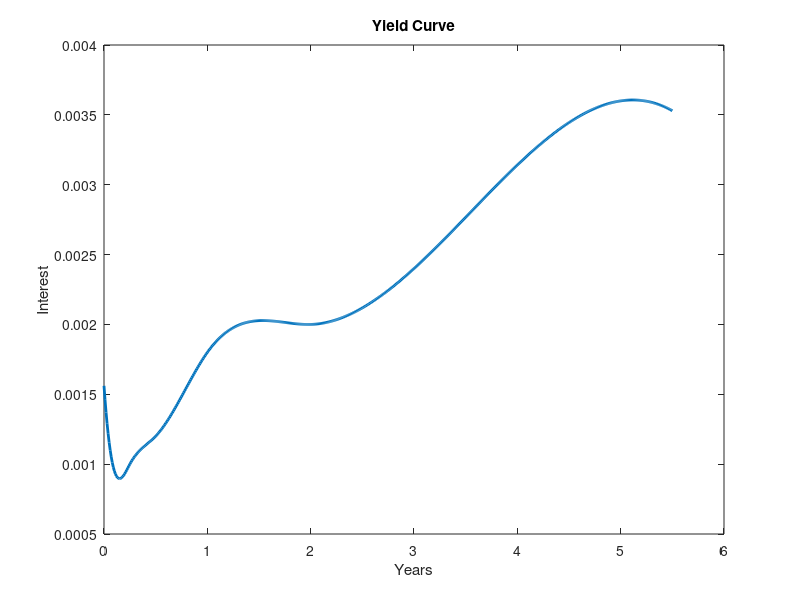

MATLAB code to generate this figure: (Note: this script raises an error after producing the figure.)
%% Calibration Heston
% Initialising all parameters
S0 = 92.40; % Initial stock price
q = log((S0+4*1.29)/S0);

% The interest rates
r_t = [1/12, 2/12, 3/12, 6/12,    1,    2,    3,    5]; 
r_y = [0.10, 0.09, 0.10, 0.12, 0.18, 0.20, 0.24, 0.36];
r = @(t) spline(r_t, r_y, t)/100; % function for interest rates at any moment expressed as r*100%

% Plotting the interest
plot(0:0.01:5.5, r(0:0.01:5.5),'LineWidth', 2)
xlabel('Years')
ylabel('Interest')
title('Yield Curve')

data = xlsread('Chevron.xlsx');
K = data(:,1);
T = data(:,4)/365; %Maturities are expressed as days in dataset
P_C_flag= data(:,5);
price = data(:,6);
int = r(T);

%% Calibration
% The resulting point is of the form: kappa, nu, theta, v0, rho
cal = fmincon( @(p) sumofsquares(S0, T, q, int, p(4), K, p(1), p(2), p(3), p(5), P_C_flag, price), [0.5, 0.05, 0.2, 0.05, -0.75], [],[], [],[], [0, 0, 0, 0, -1], [Inf, Inf, Inf, Inf, 1], @(p) mycon(p(1),p(2),p(3), p(4), p(5)));
%% Plot Goodness of Fit
Heston_model = @(K, T, P_C) HestonPricer(S0,T, q, r(T), cal(4), K, cal(1), cal(2), cal(3), cal(5), P_C);
hest = 0; %Here the values according to the model will be stored, 0 is just a dummy 
for i = 1:length(T)
    hest(i) = Heston_model(K(i), T(i), P_C_flag(i));
end

scatter(K, price, 'r*')
hold on 
scatter(K, hest, 'b*') 
for i = 1:length(T)
    plot([K(i), K(i)], [price(i), hest(i)], 'k-')
end
xlabel('K')
ylabel('Price')
title('Calibration: Heston')
legend('Market', 'Model')

%% Monte Carlo
% We first do a (rough) simulation for different durations and barriers, to
% find desirable values for these two. 
% Initialise the variables and matrices
T = 5/365:5/365:3;
H_start = S0*0.70;
H_steps = S0*0.001;
H = H_start:H_steps:S0;
m = 1000;

kappa = cal(1);
nu = cal(2); 
theta = cal(3);
v0 = cal(4);
rho = cal(5);

price_prod = zeros(length(T), length(H));
Y = zeros(length(T), length(H)); %We also incorporate what we can borrow
for t = 1:length(T)
    n = round(365*T(t)); %Round is needed since n is not always an integer due to rounding errors, e.g. n = 6 was once 6.0000, hence floating point
    dt = T(t)/n;
    S = zeros(m, n+1);
    S(:,1) = S0;
    V = zeros(m, n+1);
    V(:,1) = v0;
    
    %Set the interest rate for that period
    int = r(T(t));
    
    % Get the random variables 
    eps1 = randn(m,n); 
    eps2 = randn(m,n);
    eps2 = rho*eps1+ sqrt(1-rho^2)*eps2;

    % M-C simulation using Milstein with partial truncation
    for j = 1:n
        V(:,j+1) = V(:,j) +(kappa*(nu-V(:,j)) -(theta^2)/4)*dt +theta *sqrt(max(0,V(:,j))*dt).*eps2(:,j)+(theta^2)/4 * dt * (eps2(:,j)).^2;
    end

    for i = 1:n
        S(:,i+1) = S(:,i).*(1+(int-q)*dt+sqrt(max(0,V(:,i))*dt).*eps1(:,i));
    end
    
    for h = 1:length(H)
        Barrier = H(h); 
        values = zeros(m,1);
        for i = 1:m
            L = min(S(i,:));
            values(i) =  ( (S0-L)/S0 )*max((L-Barrier)/abs(L-Barrier),0);
        end
        price_prod(t,h) = exp(-int*T(t))*mean(values);
        Y(t,h) = (exp(q*T(t))-1)/exp(int*T(t));
    end
end

%% We plot what we can borrow minus what the product costs
contourf(H, T, Y-price_prod, 'ShowText','on')
xlabel('Barrier')
ylabel('Duration')
title('Profit when Borrowing Maximal Amount')

%% M-C simulation with smaller dt and more steps
t = 2;
n = 365*t;
m = 1000000;
dt = t/n;
S = zeros(m, n+1);
S(:,1) = S0;
V = zeros(m, n+1);
V(:,1) = v0;
q = log((S0+4*1.29)/S0);
%q = log((S0+2*1.29)/S0); % To be conservative with the corona virus
   
%Set the interest rate for that period
int = r(t);
    
% Get the random variables 
eps1 = randn(m,n); 
eps2 = randn(m,n);
eps2 = rho*eps1+ sqrt(1-rho^2)*eps2;

% M-C simulation using Milstein with partial truncation
for j = 1:n
    V(:,j+1) = V(:,j) +(kappa*(nu-V(:,j)) -(theta^2)/4)*dt +theta *sqrt(max(0,V(:,j))*dt).*eps2(:,j)+(theta^2)/4 * dt * (eps2(:,j)).^2;
end

for i = 1:n
S(:,i+1) = S(:,i).*(1+(int-q)*dt+sqrt(max(0,V(:,i))*dt).*eps1(:,i));
end


Barrier = 70; 
values = zeros(m,1);
for i = 1:m
    L = min(S(i,:));
    values(i) =  ( (S0-L)/S0 )*max((L-Barrier)/abs(L-Barrier),0);
end
price = exp(-int*t)*mean(values);

% This next value is also the commisson in prof*100% since it is 
% calculated for an investment of 1.
prof = (exp(q*t)-1)/exp(int*t) - price
price

%% Hedging
price1 = price*S0 %The price from above simulation,
% Needs to be multiplied with S0 since this is taken out of pay-off
% structure (see text)

h = 0.5;

t = 2;
n = 365*t;
m = 1000000;
dt = t/n;
S = zeros(m, n+1);
S(:,1) = S0+h;
V = zeros(m, n+1);
V(:,1) = v0;
   
%Set the interest rate for that period
int = r(t);
    
% Get the random variables 
eps1 = randn(m,n); 
eps2 = randn(m,n);
eps2 = rho*eps1+ sqrt(1-rho^2)*eps2;

% M-C simulation using Milstein with partial truncation
for j = 1:n
    V(:,j+1) = V(:,j) +(kappa*(nu-V(:,j)) -(theta^2)/4)*dt +theta *sqrt(max(0,V(:,j))*dt).*eps2(:,j)+(theta^2)/4 * dt * (eps2(:,j)).^2;
end

for i = 1:n
S(:,i+1) = S(:,i).*(1+(int-q)*dt+sqrt(max(0,V(:,i))*dt).*eps1(:,i));
end


Barrier = 70; 
values = zeros(m,1);
for i = 1:m
    L = min(S(i,:));
    values(i) =  ( (S0+h-L))*max((L-Barrier)/abs(L-Barrier),0);
end
price2 = exp(-int*t)*mean(values)

Delta = (price2-price1)/h
Delta2 = Delta*1000000/S0
Delta_total = 1000000/S0 + Delta2